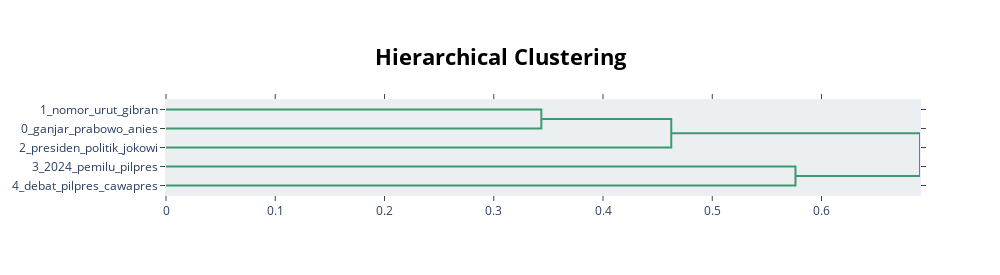

Notebook source saved alongside this figure:
### Code cell
topic_model.visualize_hierarchy()
# hubungan antar topik yang dihasilkan

### Figure 1 — Plotly figure (JSON) as saved in the notebook; plotly's stock layout.template omitted (floating-point values rounded to 4 significant figures)
{"data": [{"hoverinfo": "text", "marker": {"color": "rgb(61,153,112)"}, "mode": "lines", "type": "scatter", "x": [0, 0.3435, 0.3435, 0], "xaxis": "x", "y": [-5, -5, -15, -15], "yaxis": "y"}, {"hoverinfo": "text", "marker": {"color": "rgb(61,153,112)"}, "mode": "lines", "type": "scatter", "x": [0.3435, 0.4625, 0.4625, 0], "xaxis": "x", "y": [-10, -10, -25, -25], "yaxis": "y"}, {"hoverinfo": "text", "marker": {"color": "rgb(61,153,112)"}, "mode": "lines", "type": "scatter", "x": [0, 0.5761, 0.5761, 0], "xaxis": "x", "y": [-35, -35, -45, -45], "yaxis": "y"}, {"hoverinfo": "text", "marker": {"color": "rgb(61,153,112)"}, "mode": "lines", "type": "scatter", "x": [0.4625, 0.6901, 0.6901, 0.5761], "xaxis": "x", "y": [-17.5, -17.5, -40, -40], "yaxis": "y"}], "layout": {"autosize": false, "height": 275, "hoverlabel": {"bgcolor": "white", "font": {"family": "Rockwell", "size": 16}}, "hovermode": "closest", "plot_bgcolor": "#ECEFF1", "showlegend": false, "title": {"font": {"color": "Black", "size": 22}, "text": "<b>Hierarchical Clustering</b>", "x": 0.5, "xanchor": "center", "yanchor": "top"}, "width": 1000, "xaxis": {"mirror": "allticks", "rangemode": "tozero", "showgrid": false, "showline": true, "showticklabels": true, "ticks": "outside", "type": "linear", "zeroline": false}, "yaxis": {"mirror": "allticks", "range": [-50, 0], "rangemode": "tozero", "showgrid": false, "showline": true, "showticklabels": true, "tickmode": "array", "ticks": "outside", "ticktext": ["1_nomor_urut_gibran", "0_ganjar_prabowo_anies", "2_presiden_politik_jokowi", "3_2024_pemilu_pilpres", "4_debat_pilpres_cawapres"], "tickvals": [-5, -15, -25, -35, -45], "type": "linear", "zeroline": false}}}
